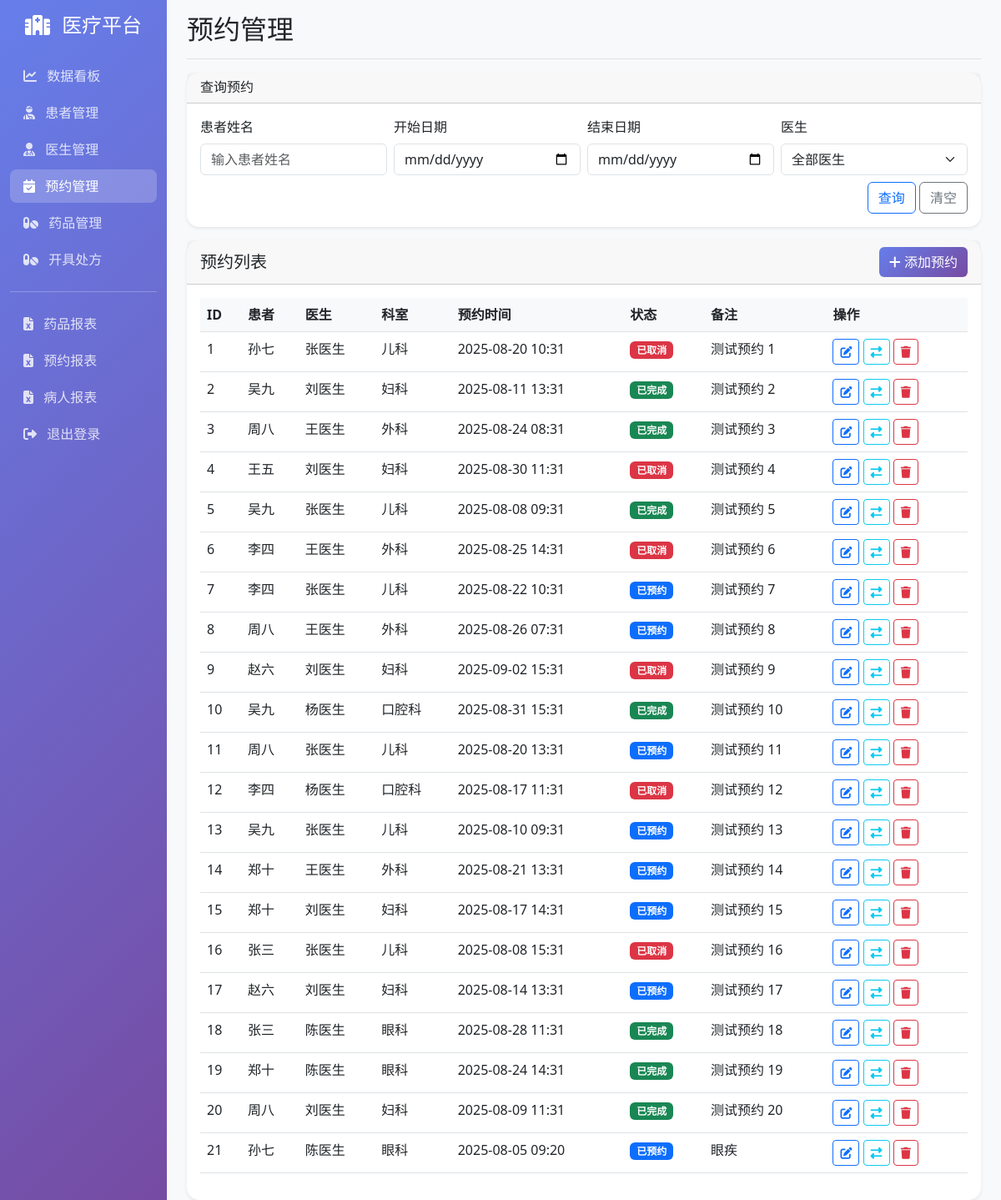
The app's page /appointments (signed in) with its own data.
### models.py (models this page shows, shortened)
class Appointment(db.Model):
    __tablename__ = 'appointments'
    id = db.Column(db.Integer, primary_key=True)
    patient_id = db.Column(db.Integer, db.ForeignKey('patients.id'), nullable=False)
    doctor_id = db.Column(db.Integer, db.ForeignKey('doctors.id'), nullable=False)
    date = db.Column(db.DateTime, nullable=False)
    status = db.Column(db.String(20), default='scheduled')  # scheduled, completed, cancelled
    notes = db.Column(db.Text)
    created_at = db.Column(db.DateTime, default=datetime.utcnow)
    prescriptions = db.relationship('Prescription', backref='appointment', lazy=True, cascade='all, delete-orphan')

class Patient(db.Model):
    __tablename__ = 'patients'
    id = db.Column(db.Integer, primary_key=True)
    name = db.Column(db.String(100), nullable=False)
    contact = db.Column(db.String(20), nullable=False)
    age = db.Column(db.Integer, nullable=False)
    gender = db.Column(db.String(10), nullable=False)  # 男/女
    register_date = db.Column(db.DateTime, default=datetime.utcnow)
    address = db.Column(db.String(200))
    emergency_contact = db.Column(db.String(20))
    appointments = db.relationship('Appointment', backref='patient', lazy=True, cascade='all, delete-orphan')

class Doctor(db.Model):
    __tablename__ = 'doctors'
    id = db.Column(db.Integer, primary_key=True)
    name = db.Column(db.String(100), nullable=False)
    department = db.Column(db.String(50), nullable=False)
    title = db.Column(db.String(50), nullable=False)  # 主任医师/副主任医师/主治医师
    available = db.Column(db.Boolean, default=True)
    phone = db.Column(db.String(20))
    email = db.Column(db.String(100))
    specialization = db.Column(db.String(200))
    appointments = db.relationship('Appointment', backref='doctor', lazy=True, cascade='all, delete-orphan')

### routes.py (the view)
    @app.route('/appointments')
    @login_required
    def appointments():
        appointments = Appointment.query.join(Patient).join(Doctor).all()
        patients = Patient.query.all()
        doctors = Doctor.query.filter_by(available=True).all()
        return render_template('appointments.html',
                            appointments=appointments,
                            patients=patients,
                            doctors=doctors)

### app.py (called while the page is built)
def create_app(config_name='default'):
    app = Flask(__name__)
    app.config.from_object(config[config_name])
    db.init_app(app)
    migrate = Migrate(app, db)
    login_manager = LoginManager()
    login_manager.init_app(app)
    login_manager.login_view = 'login'
    login_manager.login_message = '请先登录'
    @login_manager.user_loader
    def load_user(user_id):
        return User.query.get(int(user_id))
    init_routes(app)
    os.makedirs('static/uploads', exist_ok=True)
    os.makedirs('reports', exist_ok=True)
    os.makedirs('templates/errors', exist_ok=True)
    return app

### templates/appointments.html (shortened to what this page needs)
{% extends "base.html" %}
{% block page_title %}预约管理{% endblock %}
{% block content %}
<div class="card mb-3">
    <div class="card-header">
        <h6 class="mb-0">查询预约</h6>
    </div>
    <div class="card-body">
        <div class="row g-2">
            <div class="col-md-3">
                <label class="form-label">患者姓名</label>
                <input type="text" class="form-control" id="searchPatientName" placeholder="输入患者姓名">
            </div>
            <div class="col-md-3">
                <label class="form-label">开始日期</label>
                <input type="date" class="form-control" id="searchStartDate">
            </div>
            <div class="col-md-3">
                <label class="form-label">结束日期</label>
                <input type="date" class="form-control" id="searchEndDate">
            </div>
            <div class="col-md-3">
                <label class="form-label">医生</label>
                <select class="form-select" id="searchDoctor">
                    <option value="">全部医生</option>
                </select>
            </div>
            <div class="col-12 text-end">
                <button class="btn btn-outline-primary" onclick="searchAppointments()">查询</button>
                <button class="btn btn-outline-secondary" onclick="clearSearch()">清空</button>
            </div>
        </div>
    </div>
</div>
<div class="card">
    <div class="card-header d-flex justify-content-between align-items-center">
        <h5 class="card-title mb-0">预约列表</h5>
        <button class="btn btn-primary" data-bs-toggle="modal" data-bs-target="#addAppointmentModal">
            <i class="fas fa-plus"></i> 添加预约
        </button>
    </div>
    <div class="card-body">
        <div class="table-responsive">
            <table class="table table-hover">
                <thead>
                    <tr>
                        <th>ID</th>
                        <th>患者</th>
                        <th>医生</th>
                        <th>科室</th>
                        <th>预约时间</th>
                        <th>状态</th>
                        <th>备注</th>
                        <th>操作</th>
                    </tr>
                </thead>
                <tbody>
                    {% for appointment in appointments %}
                    <tr>
                        <td>{{ appointment.id }}</td>
                        <td>{{ appointment.patient.name }}</td>
                        <td>{{ appointment.doctor.name }}</td>
                        <td>{{ appointment.doctor.department }}</td>
                        <td>{{ appointment.date.strftime('%Y-%m-%d %H:%M') }}</td>
                        <td>
                            {% if appointment.status == 'scheduled' %}
                            <span class="badge bg-primary">已预约</span>
                            {% elif appointment.status == 'confirmed' %}
                            <span class="badge bg-info">已确认</span>
                            {% elif appointment.status == 'completed' %}
                            <span class="badge bg-success">已完成</span>
                            {% elif appointment.status == 'cancelled' %}
                            <span class="badge bg-danger">已取消</span>
                            {% endif %}
                        </td>
                        <td>{{ appointment.notes or '无' }}</td>
                        <td>
                            <button class="btn btn-sm btn-outline-primary" onclick="editAppointment({{ appointment.id }}, {{ appointment.patient.id }}, {{ appointment.doctor.id }}, '{{ appointment.date.strftime('%Y-%m-%d %H:%M') }}', '{{ appointment.status }}', '{{ appointment.notes or '' }}')">
                                <i class="fas fa-edit"></i>
                            </button>
                            <button class="btn btn-sm btn-outline-info" onclick="changeStatus({{ appointment.id }}, '{{ appointment.status }}')">
                                <i class="fas fa-exchange-alt"></i>
                            </button>
                            <button class="btn btn-sm btn-outline-danger" onclick="deleteAppointment({{ appointment.id }}, '{{ appointment.patient.name }}')">
                                <i class="fas fa-trash"></i>
                            </button>
                        </td>
                    </tr>
                    {% endfor %}
                </tbody>
            </table>
        </div>
    </div>
</div>
{% endblock %}

### templates/base.html (style rules this page uses)
.card { border: none; border-radius: 15px; box-shadow: 0 0.125rem 0.25rem rgba(0, 0, 0, 0.075); }
.btn-primary { background: linear-gradient(135deg, #667eea 0%, #764ba2 100%); border: none; }
.table th { background-color: #f8f9fa; border-top: none; }

### records on screen
Appointment: id "1", patient.name "孙七", doctor.name "张医生", doctor.department "儿科", date "2025-08-20 10:31", status "已取消", notes "测试预约 1"
Appointment: id "2", patient.name "吴九", doctor.name "刘医生", doctor.department "妇科", date "2025-08-11 13:31", status "已完成", notes "测试预约 2"
Appointment: id "3", patient.name "周八", doctor.name "王医生", doctor.department "外科", date "2025-08-24 08:31", status "已完成", notes "测试预约 3"
Appointment: id "4", patient.name "王五", doctor.name "刘医生", doctor.department "妇科", date "2025-08-30 11:31", status "已取消", notes "测试预约 4"
Appointment: id "5", patient.name "吴九", doctor.name "张医生", doctor.department "儿科", date "2025-08-08 09:31", status "已完成", notes "测试预约 5"
Appointment: id "6", patient.name "李四", doctor.name "王医生", doctor.department "外科", date "2025-08-25 14:31", status "已取消", notes "测试预约 6"
Appointment: id "7", patient.name "李四", doctor.name "张医生", doctor.department "儿科", date "2025-08-22 10:31", status "已预约", notes "测试预约 7"
Appointment: id "8", patient.name "周八", doctor.name "王医生", doctor.department "外科", date "2025-08-26 07:31", status "已预约", notes "测试预约 8"
Appointment: id "9", patient.name "赵六", doctor.name "刘医生", doctor.department "妇科", date "2025-09-02 15:31", status "已取消", notes "测试预约 9"
Appointment: id "10", patient.name "吴九", doctor.name "杨医生", doctor.department "口腔科", date "2025-08-31 15:31", status "已完成", notes "测试预约 10"
Appointment: id "11", patient.name "周八", doctor.name "张医生", doctor.department "儿科", date "2025-08-20 13:31", status "已预约", notes "测试预约 11"
Appointment: id "12", patient.name "李四", doctor.name "杨医生", doctor.department "口腔科", date "2025-08-17 11:31", status "已取消", notes "测试预约 12"
Appointment: id "13", patient.name "吴九", doctor.name "张医生", doctor.department "儿科", date "2025-08-10 09:31", status "已预约", notes "测试预约 13"
Appointment: id "14", patient.name "郑十", doctor.name "王医生", doctor.department "外科", date "2025-08-21 13:31", status "已预约", notes "测试预约 14"
Appointment: id "15", patient.name "郑十", doctor.name "刘医生", doctor.department "妇科", date "2025-08-17 14:31", status "已预约", notes "测试预约 15"
Appointment: id "16", patient.name "张三", doctor.name "张医生", doctor.department "儿科", date "2025-08-08 15:31", status "已取消", notes "测试预约 16"
Appointment: id "17", patient.name "赵六", doctor.name "刘医生", doctor.department "妇科", date "2025-08-14 13:31", status "已预约", notes "测试预约 17"
Appointment: id "18", patient.name "张三", doctor.name "陈医生", doctor.department "眼科", date "2025-08-28 11:31", status "已完成", notes "测试预约 18"
Appointment: id "19", patient.name "郑十", doctor.name "陈医生", doctor.department "眼科", date "2025-08-24 14:31", status "已完成", notes "测试预约 19"
Appointment: id "20", patient.name "周八", doctor.name "刘医生", doctor.department "妇科", date "2025-08-09 11:31", status "已完成", notes "测试预约 20"
Appointment: id "21", patient.name "孙七", doctor.name "陈医生", doctor.department "眼科", date "2025-08-05 09:20", status "已预约", notes "眼疾"
